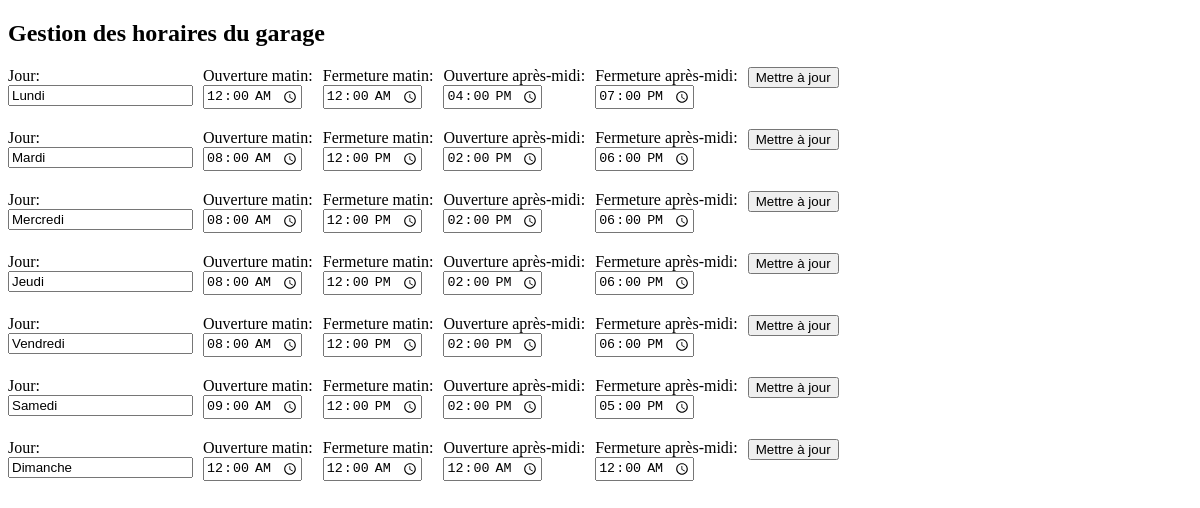
The app's page /apps/opening/admin.php, older data.
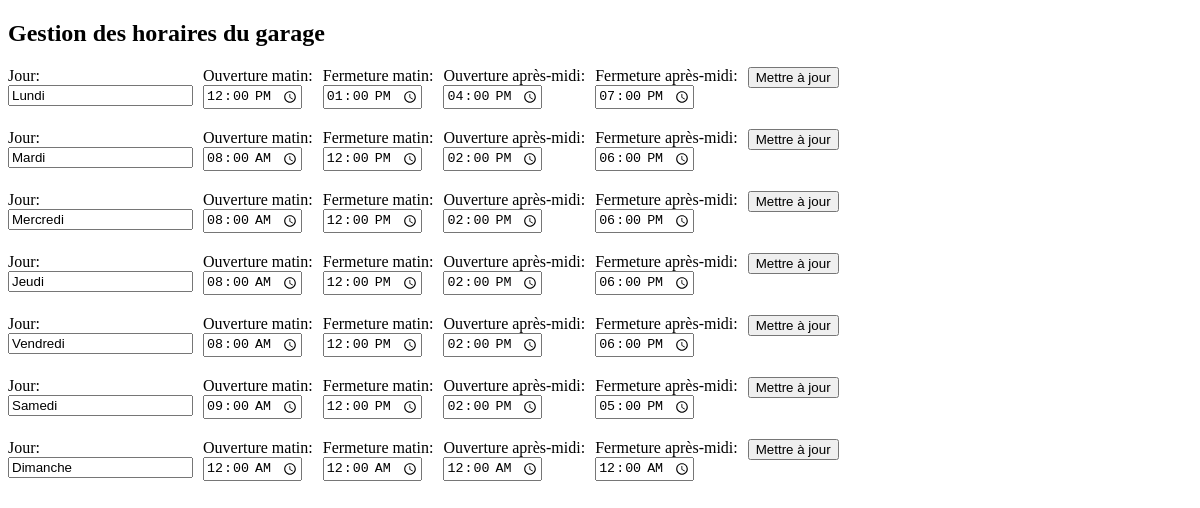
The same page, newer data.
### tables this page shows
CREATE TABLE `Horaires` (
  `id` int(11) NOT NULL,
  `jour` enum('Lundi','Mardi','Mercredi','Jeudi','Vendredi','Samedi','Dimanche') NOT NULL,
  `ouverture_matin` time NOT NULL,
  `fermeture_matin` time NOT NULL,
  `ouverture_apresmidi` time NOT NULL,
  `fermeture_apresmidi` time NOT NULL
);

### apps/opening/admin.php (the view, shortened to what this page needs)
<?php
$servername = "localhost";
$username = "root";
$password = "root";
$dbname = "gparrot";
try {
    $conn = new PDO("mysql:host=$servername;dbname=$dbname", $username, $password);
    $conn->setAttribute(PDO::ATTR_ERRMODE, PDO::ERRMODE_EXCEPTION);
    $stmt = $conn->prepare("SELECT * FROM Horaires");
    $stmt->execute();
    $horaires = $stmt->fetchAll();
} catch(PDOException $e) {
    echo "Erreur : " . $e->getMessage();
}
?>
<!DOCTYPE html>
<html>
<head>
</head>
<body>
<h2>Gestion des horaires du garage</h2>
<?php foreach ($horaires as $horaire): ?>
<form method="post" action="<?php echo $_SERVER['PHP_SELF'];?>">
    <div>
        <label for="jour">Jour:</label><br>
        <input type="text" id="jour" name="jour" value="<?php echo $horaire['jour']; ?>" readonly>
    </div>
    <div>
        <label for="ouverture_matin">Ouverture matin:</label><br>
        <input type="time" id="ouverture_matin" name="ouverture_matin" value="<?php echo $horaire['ouverture_matin']; ?>">
    </div>
    <div>
        <label for="fermeture_matin">Fermeture matin:</label><br>
        <input type="time" id="fermeture_matin" name="fermeture_matin" value="<?php echo $horaire['fermeture_matin']; ?>">
    </div>
    <div>
        <label for="ouverture_apresmidi">Ouverture après-midi:</label><br>
        <input type="time" id="ouverture_apresmidi" name="ouverture_apresmidi" value="<?php echo $horaire['ouverture_apresmidi']; ?>">
    </div>
    <div>
        <label for="fermeture_apresmidi">Fermeture après-midi:</label><br>
        <input type="time" id="fermeture_apresmidi" name="fermeture_apresmidi" value="<?php echo $horaire['fermeture_apresmidi']; ?>">
    </div>
    <div>
        <input type="submit" value="Mettre à jour" class="btn btn-primary">
    </div>
</form>
<?php endforeach; ?>
</body>
</html>

Row changes from the older to the newer data that the page shows:
changed horaires "Lundi": ouverture_matin "00:00:00" → "12:00:00"; fermeture_matin "00:00:00" → "13:00:00"
